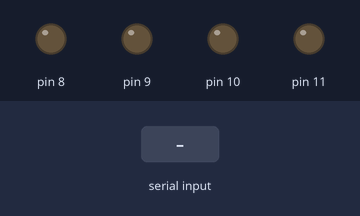
Recording of a sketch running on a simulated Arduino Uno, built with avr-gcc and run on an emulated ATmega328P. Shown: output pins drawn as LEDs (lit = HIGH). Inputs (shaded band) come from the test bench.

Above: at 1.2 s.
1.3 s: "1" received over Serial
At 1.9 s:
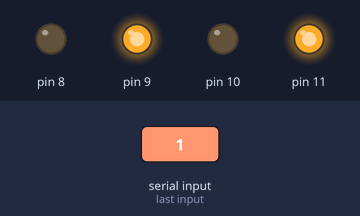
2.8 s: "2" received over Serial
At 3.1 s:
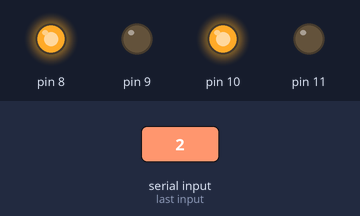
4.3 s: "3" received over Serial
At 5.4 s:
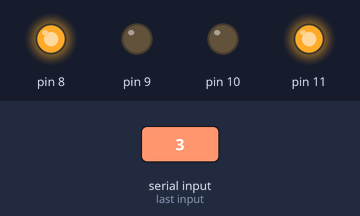
5.8 s: "4" received over Serial
At 6.6 s:
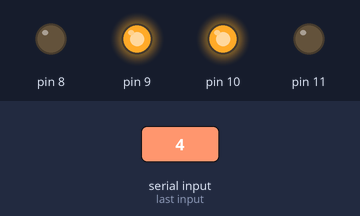
7.3 s: "0" received over Serial
At 7.7 s:
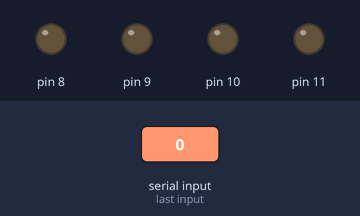
Timing chart, 0 to 9.8 s (numbered marks = the images above; inputs shaded):
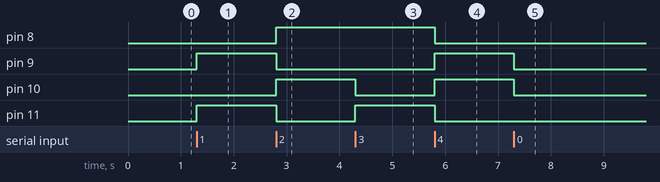

Measured:
- after the input at 1.3 s, pin 9, pin 11: LOW → HIGH at once
- after the input at 2.8 s, pin 8, pin 10: LOW → HIGH at once; pin 9, pin 11: HIGH → LOW at once
- after the input at 4.3 s, pin 10: HIGH → LOW at once; pin 11: LOW → HIGH at once
- after the input at 5.8 s, pin 8, pin 11: HIGH → LOW at once; pin 9, pin 10: LOW → HIGH at once
- after the input at 7.3 s, pin 9, pin 10: HIGH → LOW at once

The sketch:

Voice_Control_arduino_source_code.ino
```cpp
char myserial;
void setup()
{
  pinMode(11,OUTPUT);
    pinMode(10,OUTPUT);
      pinMode(9,OUTPUT);
        pinMode(8,OUTPUT);
  Serial.begin(9600);
}
void loop()
{
  myserial=Serial.read();
  switch(myserial)
  {
  case '0':
  digitalWrite(11,LOW);
  digitalWrite(10,LOW);
  digitalWrite(9,LOW);
  digitalWrite(8,LOW);
  break;


  case '1':
  digitalWrite(11,HIGH);
  digitalWrite(10,LOW);
  digitalWrite(9,HIGH);
  digitalWrite(8,LOW);
  break;


  case '2':
  digitalWrite(11,LOW);
  digitalWrite(10,HIGH);
  digitalWrite(9,LOW);
  digitalWrite(8,HIGH);
  break;

  case '3':
  digitalWrite(11,HIGH);
  digitalWrite(10,LOW);
  digitalWrite(9,LOW);
  digitalWrite(8,HIGH);
  break;


 case '4':
  digitalWrite(11,LOW);
  digitalWrite(10,HIGH);
  digitalWrite(9,HIGH);
  digitalWrite(8,LOW);
  break;
  }
}
```
